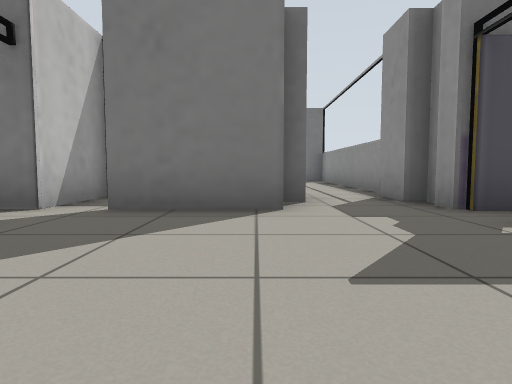
view 1 (above)

16 first-person views from a walk through a robot-simulator world made for Gazebo. The camera is 0.5 m above the floor, tilts 4° down and sees 75° across. The floor is counted in squares, 1 m on a side. Each view is taken from the middle of a square. On the plan, view 1 faces up. The plan holds only what a view shows up to about 9 squares ahead; the rest is blank.

view 2
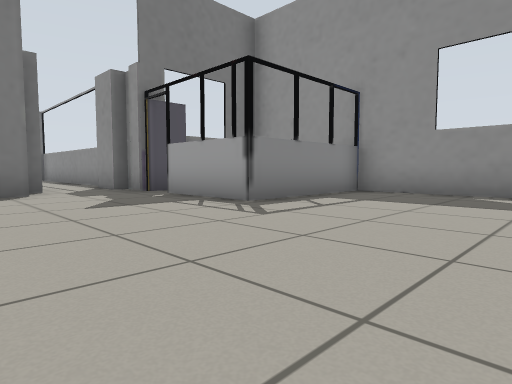

view 3
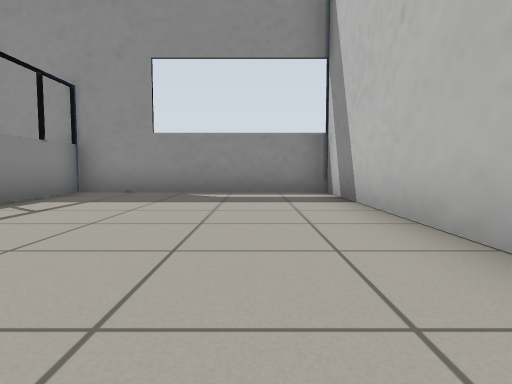

view 4
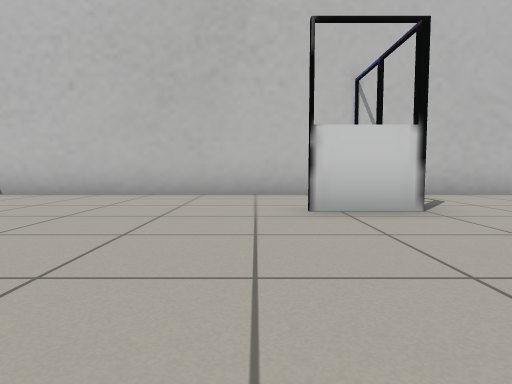

view 5
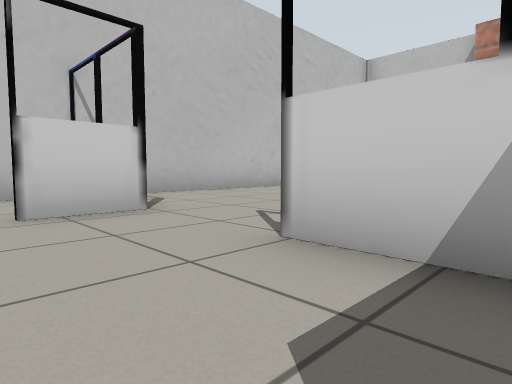

view 6
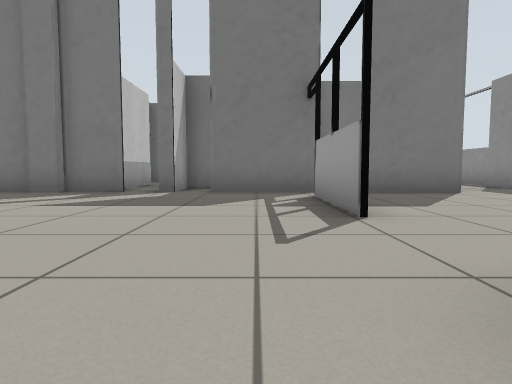

view 7
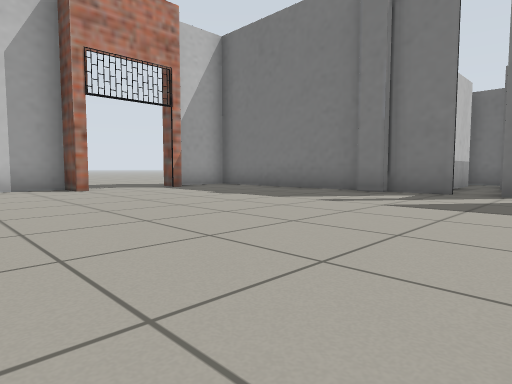

view 8
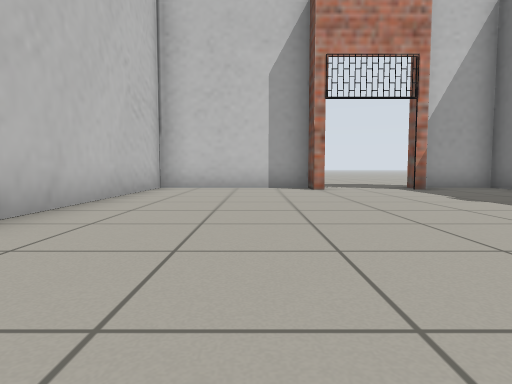

view 9
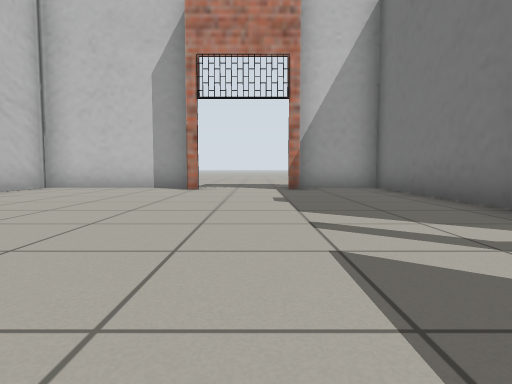

view 10
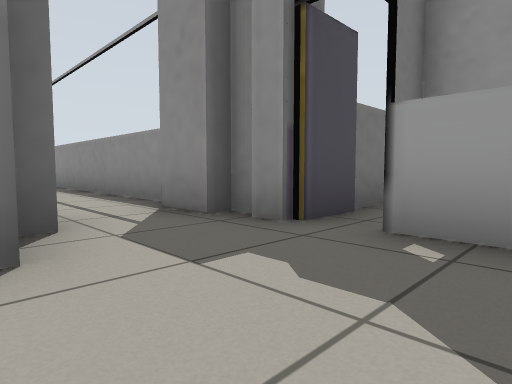

view 11
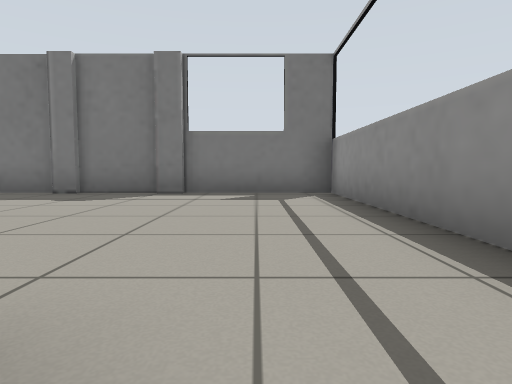

view 12
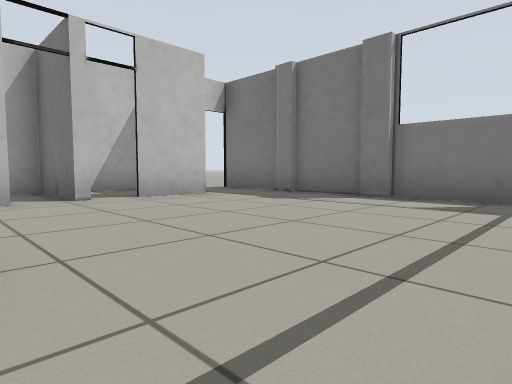

view 13
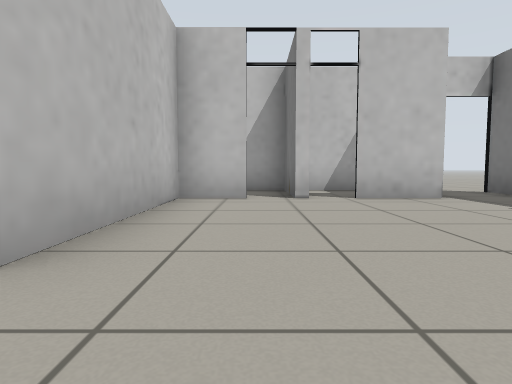

view 14
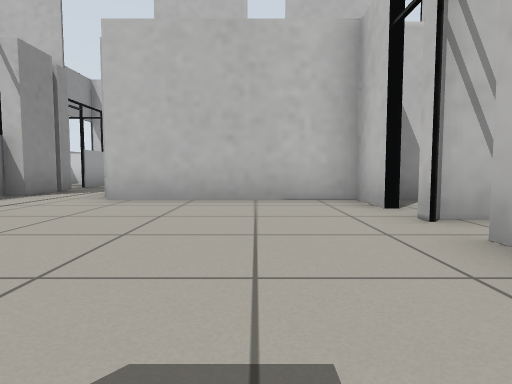

view 15
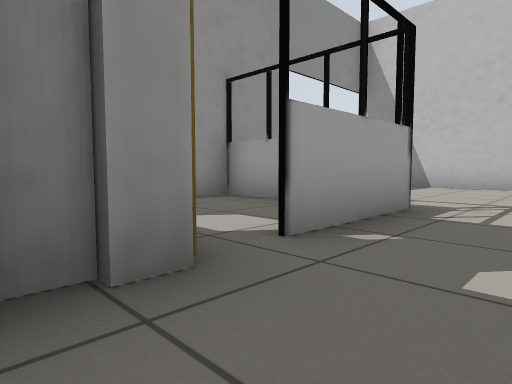

view 16
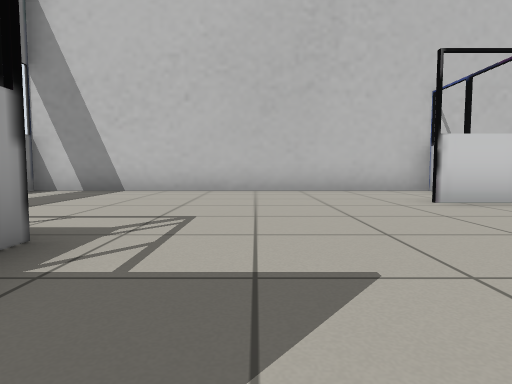

### Floor plan
Points are (right, up) in squares from view 1. A wall is a line through its corners. A room is listed if a view was taken in it or the views show most of it. See-through windows are left out.
Room 1 (views 1, 2, 3, 4, 5, 10, 11, 15, 16)
walls: (-2.9, -1.8) (-2.9, -4.5); (-3, -1.9) (-1.5, -1.9); (0.4, 4.1) (-1.9, 4.1); (-3, -4.5) (6, -4.5) (6, 0.9); (2.6, 4.1) (2.6, 4.9); (6.1, 0.7) (2.6, 0.7) (2.6, 3.2); (2.2, 4.9) (2.2, 6)
low walls: (-2.9, 1.9) (-2.9, 0.4)
ways out: opening at (-3, -0.5) to room 2; gap at (-3, 3) to room 2; opening at (1, 7) to room 3; gap at (3, 3) to room 4
Room 2 (views 6, 7, 8, 9)
walls: (-12.9, -0.3) (-12.9, -0.6) (-13.7, -0.6) (-13.7, -4.5) (-3, -4.5); (-6.7, 4.1) (-13.7, 4.1) (-13.7, 2.1); (-2.9, 0.4) (-2.9, 3.1); (-5.7, 4.1) (-6.1, 4.1); (-2.7, 4.1) (-5, 4.1)
ways out: opening at (-3, -0.5) to room 1; gap at (-3, 3) to room 1; opening at (-13.5, 0.5)
Room 3 (views 12, 13, 14)
walls: (-3.6, 11.2) (-3.6, 9.6); (-3.6, 7.9) (-3.6, 6.7) (0.5, 6.7); (2.2, 6) (2.6, 6) (2.6, 12.9) (-3.6, 12.9)
ways out: opening at (1, 7) to room 1; opening at (-4.5, 12)
Room 4 (no view inside)
walls: (2.5, 0.8) (6, 0.8); (6, 0.9) (6, 4.1) (2.6, 4.1)
ways out: gap at (3, 3) to room 1

Positions as (right, up) in squares from view 1, and headings:
1: (0, 0), facing up
2: (-1, -3), facing up-right
3: (-1, -3), facing right
4: (-1, 2), facing down
5: (-1, 2), facing down-left
6: (-4, -3), facing up
7: (-5, -3), facing up-left
8: (-5, -2), facing left
9: (-5, 1), facing left
10: (0, 2), facing up-right
11: (1, 6), facing up
12: (2, 7), facing up-left
13: (2, 8), facing left
14: (-2, 12), facing down
15: (1, 5), facing down-right
16: (1, 3), facing down
